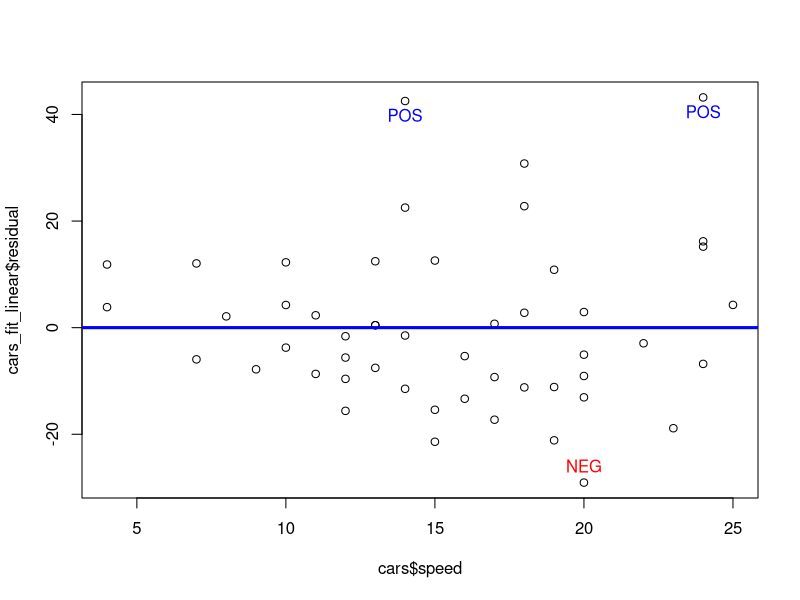
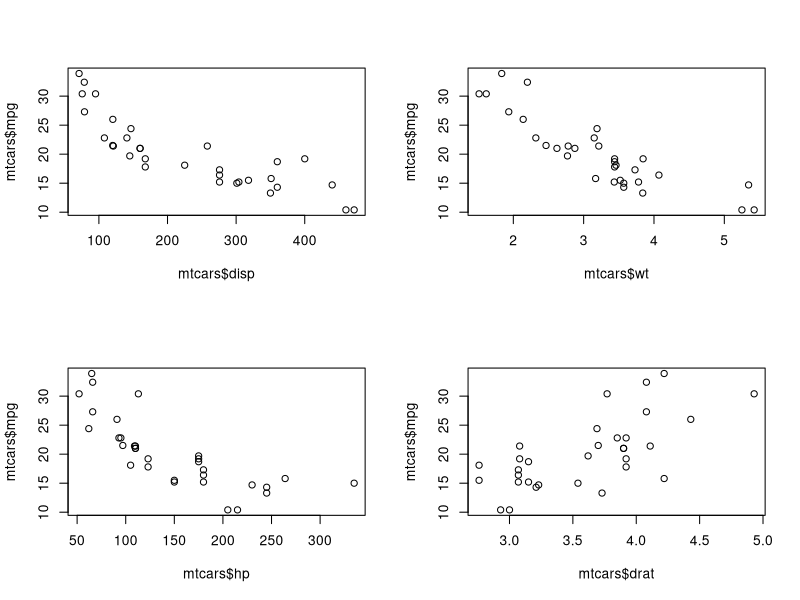
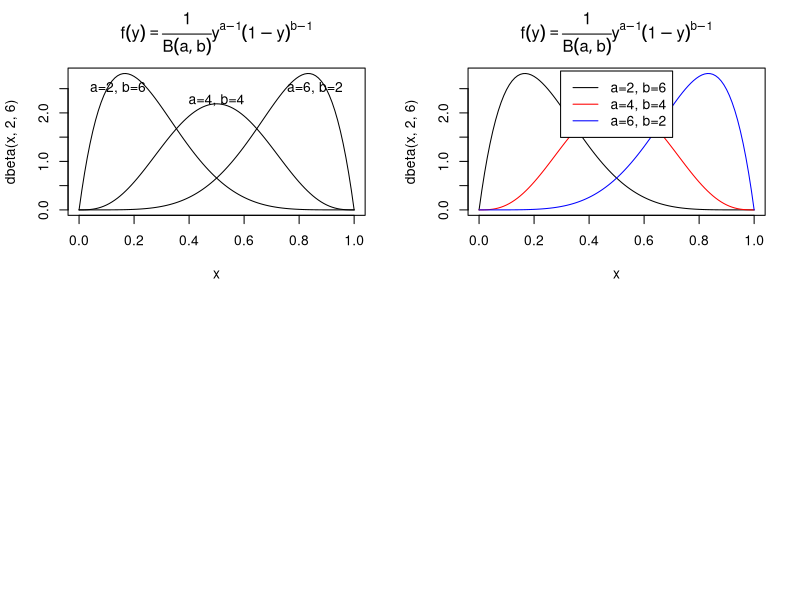

These charts were generated, in order, by the following R code:
## ---- chunk 1
#a
library(datasets)
data(cars)
cars_fit_linear <- lm(dist ~ speed, data = cars)
plot(cars$speed, cars_fit_linear$residual)

#b
abline(h = 0, lwd = 3, col = "blue")

#c
large_pos_res_idx <- which(cars_fit_linear$residual > 40)
text(cars$speed[large_pos_res_idx], 
  cars_fit_linear$residuals[large_pos_res_idx], label = "POS",
  col = "blue", pos = 1)

#d
large_neg_res_idx <- which.min(cars_fit_linear$residual)
text(cars$speed[large_neg_res_idx], 
  cars_fit_linear$residuals[large_neg_res_idx], label = "NEG",
  col = "red", pos = 3)
## ---- chunk 2
abs_resid <- abs(cars_fit_linear$residuals)
which(abs_resid <= sort(abs_resid)[2])
## ---- chunk 3
data(mtcars)
names(mtcars)
## ---- chunk 4
par(mfrow = c(2, 2))
plot(mtcars$disp, mtcars$mpg)
plot(mtcars$wt, mtcars$mpg)
plot(mtcars$hp, mtcars$mpg)
plot(mtcars$drat, mtcars$mpg)
cor(mtcars)["mpg", c("disp", "wt", "hp", "drat")]
## ---- chunk 5
#a
curve(dbeta(x, 2, 6), from = 0, to = 1)
curve(dbeta(x, 4, 4), add = TRUE)
curve(dbeta(x, 6, 2), add = TRUE)

#b
title(expression(f(y) == frac(1, B(a,b))*y^{a-1}*(1-y)^{b-1}))

#c
text(0.01, 2.5, pos = 4, label = "a=2, b=6")
text(0.5, 2.25, label = "a=4, b=4")
text(0.99, 2.5, pos = 2, label = "a=6, b=2")
## ---- chunk 6
#d
curve(dbeta(x, 2, 6), from = 0, to = 1)
curve(dbeta(x, 4, 4), add = TRUE, col = "red")
curve(dbeta(x, 6, 2), add = TRUE, col = "blue")
title(expression(f(y) == frac(1, B(a,b))*y^{a-1}*(1-y)^{b-1}))

#e
legend("top", lty = c(1,1,1), col = c("black", "red", "blue"),
  legend = c("a=2, b=6", "a=4, b=4", "a=6, b=2"), inset=0.02)
